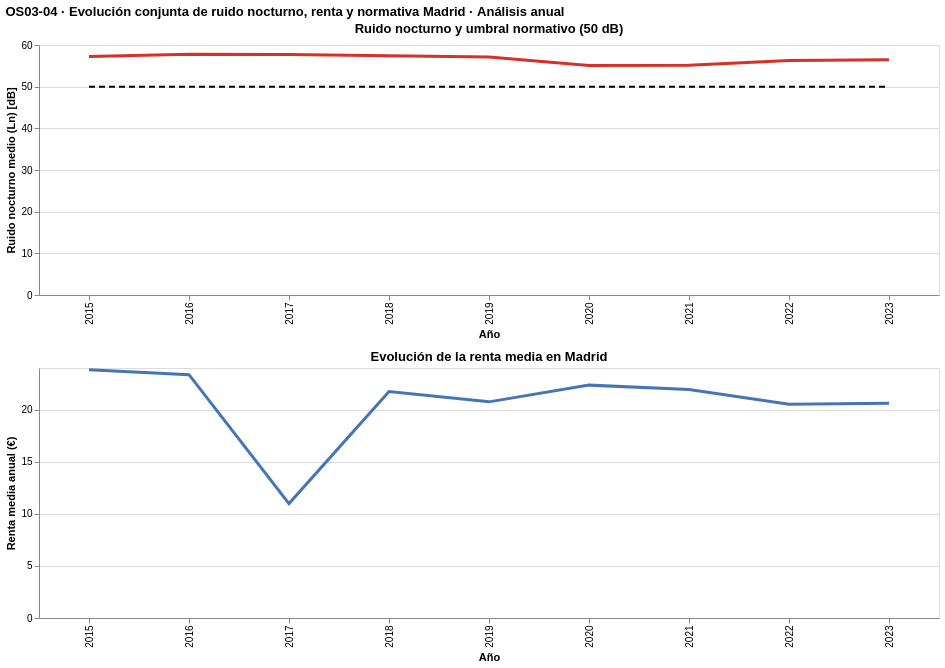

The cell this chart's notebook holds for it:
### Markdown cell above
* Se utilizan dos gráficos alineados verticalmente con mismo eje X (años)
* * Gráfico superior → Ruido nocturno + límite normativo (50 dB)
* * Gráfico inferior → Renta media
Ambos sincronizados por año, e interactivos.
Se evita ambigüedad de escalas.

### Code cell
# =========================================================
# OS03‑04 · Evolución conjunta de ruido, renta y normativa
# (VERSIÓN CORRECTA – sin error de vconcat)
# =========================================================

# -----------------------
# Gráfico 1 · Ruido nocturno + límite normativo
# -----------------------

df_limite = pd.DataFrame({
    "year": df_os03_04["year"],
    "limite_ln": [limite_ln] * len(df_os03_04)
})

ruido_chart = (
    alt.Chart(df_os03_04)
    .mark_line(color="#d73027", strokeWidth=3)
    .encode(
        x=alt.X("year:O", title="Año"),
        y=alt.Y(
            "ln_medio:Q",
            title="Ruido nocturno medio (Ln) [dB]"
        ),
        tooltip=[
            alt.Tooltip("year:O", title="Año"),
            alt.Tooltip("ln_medio:Q", title="Ln medio [dB]", format=".2f")
        ]
    )
    +
    alt.Chart(df_limite)
    .mark_line(
        color="black",
        strokeDash=[6, 4],
        strokeWidth=2
    )
    .encode(
        x="year:O",
        y="limite_ln:Q"
    )
).properties(
    width=900,          # ✅ width aquí
    height=250,
    title="Ruido nocturno y umbral normativo (50 dB)"
)

# -----------------------
# Gráfico 2 · Renta media
# -----------------------

renta_chart = (
    alt.Chart(df_os03_04)
    .mark_line(color="#4575b4", strokeWidth=3)
    .encode(
        x=alt.X("year:O", title="Año"),
        y=alt.Y(
            "renta_media:Q",
            title="Renta media anual (€)"
        ),
        tooltip=[
            alt.Tooltip("year:O", title="Año"),
            alt.Tooltip("renta_media:Q", title="Renta media (€)", format=",.0f")
        ]
    )
).properties(
    width=900,          # ✅ width aquí
    height=250,
    title="Evolución de la renta media en Madrid"
)

# -----------------------
# Visualización conjunta FINAL
# -----------------------

os03_04_chart = (
    alt.vconcat(
        ruido_chart,
        renta_chart,
        spacing=10
    )
    .interactive()
    .properties(
        title=(
            "OS03‑04 · Evolución conjunta de ruido nocturno, renta y normativa\n"
            "Madrid · Análisis anual"
        )
    )
)

os03_04_chart

### Figure 1 — Vega-Lite specification as saved in the notebook (floating-point values rounded to 4 significant figures)
{"$schema": "https://vega.github.io/schema/vega-lite/v5.20.1.json", "config": {"view": {"continuousHeight": 300, "continuousWidth": 300}}, "datasets": {"data-cc1ae58b36405fc491aaa6f53cddbae7": [{"ln_medio": 57.26, "renta_media": 23.83, "year": 2015}, {"ln_medio": 57.77, "renta_media": 23.36, "year": 2016}, {"ln_medio": 57.71, "renta_media": 10.98, "year": 2017}, {"ln_medio": 57.44, "renta_media": 21.73, "year": 2018}, {"ln_medio": 57.1, "renta_media": 20.75, "year": 2019}, {"ln_medio": 55.1, "renta_media": 22.36, "year": 2020}, {"ln_medio": 55.13, "renta_media": 21.94, "year": 2021}, {"ln_medio": 56.3, "renta_media": 20.53, "year": 2022}, {"ln_medio": 56.43, "renta_media": 20.62, "year": 2023}], "data-ed77c37ee0a0a448ffa0c3fcad6929ac": [{"limite_ln": 50, "year": 2015}, {"limite_ln": 50, "year": 2016}, {"limite_ln": 50, "year": 2017}, {"limite_ln": 50, "year": 2018}, {"limite_ln": 50, "year": 2019}, {"limite_ln": 50, "year": 2020}, {"limite_ln": 50, "year": 2021}, {"limite_ln": 50, "year": 2022}, {"limite_ln": 50, "year": 2023}]}, "params": [{"bind": "scales", "name": "param_7", "select": {"encodings": ["x", "y"], "type": "interval"}, "views": ["view_9", "view_10"]}], "spacing": 10, "title": "OS03‑04 · Evolución conjunta de ruido nocturno, renta y normativa\nMadrid · Análisis anual", "vconcat": [{"height": 250, "layer": [{"data": {"name": "data-cc1ae58b36405fc491aaa6f53cddbae7"}, "encoding": {"tooltip": [{"field": "year", "title": "Año", "type": "ordinal"}, {"field": "ln_medio", "format": ".2f", "title": "Ln medio [dB]", "type": "quantitative"}], "x": {"field": "year", "title": "Año", "type": "ordinal"}, "y": {"field": "ln_medio", "title": "Ruido nocturno medio (Ln) [dB]", "type": "quantitative"}}, "mark": {"color": "#d73027", "strokeWidth": 3, "type": "line"}, "name": "view_9"}, {"data": {"name": "data-ed77c37ee0a0a448ffa0c3fcad6929ac"}, "encoding": {"x": {"field": "year", "type": "ordinal"}, "y": {"field": "limite_ln", "type": "quantitative"}}, "mark": {"color": "black", "strokeDash": [6, 4], "strokeWidth": 2, "type": "line"}}], "title": "Ruido nocturno y umbral normativo (50 dB)", "width": 900}, {"data": {"name": "data-cc1ae58b36405fc491aaa6f53cddbae7"}, "encoding": {"tooltip": [{"field": "year", "title": "Año", "type": "ordinal"}, {"field": "renta_media", "format": ",.0f", "title": "Renta media (€)", "type": "quantitative"}], "x": {"field": "year", "title": "Año", "type": "ordinal"}, "y": {"field": "renta_media", "title": "Renta media anual (€)", "type": "quantitative"}}, "height": 250, "mark": {"color": "#4575b4", "strokeWidth": 3, "type": "line"}, "name": "view_10", "title": "Evolución de la renta media en Madrid", "width": 900}]}
